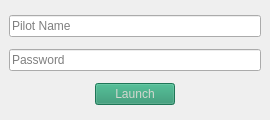
<?xml version="1.0" encoding="UTF-8"?>
<ui version="4.0">
 <class>main_window</class>
 <widget class="QMainWindow" name="main_window">
  <property name="geometry">
   <rect>
    <x>0</x>
    <y>0</y>
    <width>270</width>
    <height>120</height>
   </rect>
  </property>
  <property name="sizePolicy">
   <sizepolicy hsizetype="Fixed" vsizetype="Fixed">
    <horstretch>0</horstretch>
    <verstretch>0</verstretch>
   </sizepolicy>
  </property>
  <property name="minimumSize">
   <size>
    <width>270</width>
    <height>120</height>
   </size>
  </property>
  <property name="maximumSize">
   <size>
    <width>270</width>
    <height>120</height>
   </size>
  </property>
  <property name="windowTitle">
   <string>Rocket Launcher</string>
  </property>
  <widget class="QWidget" name="central_widget">
   <layout class="QVBoxLayout" name="verticalLayout">
    <item>
     <widget class="QLineEdit" name="pilot_input">
      <property name="placeholderText">
       <string>Pilot Name</string>
      </property>
     </widget>
    </item>
    <item>
     <widget class="QLineEdit" name="password_input">
      <property name="frame">
       <bool>true</bool>
      </property>
      <property name="echoMode">
       <enum>QLineEdit::Password</enum>
      </property>
      <property name="placeholderText">
       <string>Password</string>
      </property>
     </widget>
    </item>
    <item>
     <layout class="QHBoxLayout" name="horizontalLayout">
      <item>
       <spacer name="horizontalSpacer">
        <property name="orientation">
         <enum>Qt::Horizontal</enum>
        </property>
        <property name="sizeHint" stdset="0">
         <size>
          <width>40</width>
          <height>20</height>
         </size>
        </property>
       </spacer>
      </item>
      <item>
       <widget class="QPushButton" name="launch_button">
        <property name="enabled">
         <bool>false</bool>
        </property>
        <property name="palette">
         <palette>
          <active>
           <colorrole role="WindowText">
            <brush brushstyle="SolidPattern">
             <color alpha="255">
              <red>0</red>
              <green>0</green>
              <blue>0</blue>
             </color>
            </brush>
           </colorrole>
           <colorrole role="Button">
            <brush brushstyle="SolidPattern">
             <color alpha="255">
              <red>38</red>
              <green>144</green>
              <blue>106</blue>
             </color>
            </brush>
           </colorrole>
           <colorrole role="Light">
            <brush brushstyle="SolidPattern">
             <color alpha="255">
              <red>57</red>
              <green>216</green>
              <blue>159</blue>
             </color>
            </brush>
           </colorrole>
           <colorrole role="Midlight">
            <brush brushstyle="SolidPattern">
             <color alpha="255">
              <red>47</red>
              <green>180</green>
              <blue>132</blue>
             </color>
            </brush>
           </colorrole>
           <colorrole role="Dark">
            <brush brushstyle="SolidPattern">
             <color alpha="255">
              <red>19</red>
              <green>72</green>
              <blue>53</blue>
             </color>
            </brush>
           </colorrole>
           <colorrole role="Mid">
            <brush brushstyle="SolidPattern">
             <color alpha="255">
              <red>25</red>
              <green>96</green>
              <blue>71</blue>
             </color>
            </brush>
           </colorrole>
           <colorrole role="Text">
            <brush brushstyle="SolidPattern">
             <color alpha="255">
              <red>0</red>
              <green>0</green>
              <blue>0</blue>
             </color>
            </brush>
           </colorrole>
           <colorrole role="BrightText">
            <brush brushstyle="SolidPattern">
             <color alpha="255">
              <red>255</red>
              <green>255</green>
              <blue>255</blue>
             </color>
            </brush>
           </colorrole>
           <colorrole role="ButtonText">
            <brush brushstyle="SolidPattern">
             <color alpha="255">
              <red>255</red>
              <green>255</green>
              <blue>255</blue>
             </color>
            </brush>
           </colorrole>
           <colorrole role="Base">
            <brush brushstyle="SolidPattern">
             <color alpha="255">
              <red>255</red>
              <green>255</green>
              <blue>255</blue>
             </color>
            </brush>
           </colorrole>
           <colorrole role="Window">
            <brush brushstyle="SolidPattern">
             <color alpha="255">
              <red>38</red>
              <green>144</green>
              <blue>106</blue>
             </color>
            </brush>
           </colorrole>
           <colorrole role="Shadow">
            <brush brushstyle="SolidPattern">
             <color alpha="255">
              <red>0</red>
              <green>0</green>
              <blue>0</blue>
             </color>
            </brush>
           </colorrole>
           <colorrole role="AlternateBase">
            <brush brushstyle="SolidPattern">
             <color alpha="255">
              <red>146</red>
              <green>199</green>
              <blue>180</blue>
             </color>
            </brush>
           </colorrole>
           <colorrole role="ToolTipBase">
            <brush brushstyle="SolidPattern">
             <color alpha="255">
              <red>255</red>
              <green>255</green>
              <blue>220</blue>
             </color>
            </brush>
           </colorrole>
           <colorrole role="ToolTipText">
            <brush brushstyle="SolidPattern">
             <color alpha="255">
              <red>0</red>
              <green>0</green>
              <blue>0</blue>
             </color>
            </brush>
           </colorrole>
           <colorrole role="PlaceholderText">
            <brush brushstyle="SolidPattern">
             <color alpha="128">
              <red>0</red>
              <green>0</green>
              <blue>0</blue>
             </color>
            </brush>
           </colorrole>
          </active>
          <inactive>
           <colorrole role="WindowText">
            <brush brushstyle="SolidPattern">
             <color alpha="255">
              <red>0</red>
              <green>0</green>
              <blue>0</blue>
             </color>
            </brush>
           </colorrole>
           <colorrole role="Button">
            <brush brushstyle="SolidPattern">
             <color alpha="255">
              <red>38</red>
              <green>144</green>
              <blue>106</blue>
             </color>
            </brush>
           </colorrole>
           <colorrole role="Light">
            <brush brushstyle="SolidPattern">
             <color alpha="255">
              <red>57</red>
              <green>216</green>
              <blue>159</blue>
             </color>
            </brush>
           </colorrole>
           <colorrole role="Midlight">
            <brush brushstyle="SolidPattern">
             <color alpha="255">
              <red>47</red>
              <green>180</green>
              <blue>132</blue>
             </color>
            </brush>
           </colorrole>
           <colorrole role="Dark">
            <brush brushstyle="SolidPattern">
             <color alpha="255">
              <red>19</red>
              <green>72</green>
              <blue>53</blue>
             </color>
            </brush>
           </colorrole>
           <colorrole role="Mid">
            <brush brushstyle="SolidPattern">
             <color alpha="255">
              <red>25</red>
              <green>96</green>
              <blue>71</blue>
             </color>
            </brush>
           </colorrole>
           <colorrole role="Text">
            <brush brushstyle="SolidPattern">
             <color alpha="255">
              <red>0</red>
              <green>0</green>
              <blue>0</blue>
             </color>
            </brush>
           </colorrole>
           <colorrole role="BrightText">
            <brush brushstyle="SolidPattern">
             <color alpha="255">
              <red>255</red>
              <green>255</green>
              <blue>255</blue>
             </color>
            </brush>
           </colorrole>
           <colorrole role="ButtonText">
            <brush brushstyle="SolidPattern">
             <color alpha="255">
              <red>255</red>
              <green>255</green>
              <blue>255</blue>
             </color>
            </brush>
           </colorrole>
           <colorrole role="Base">
            <brush brushstyle="SolidPattern">
             <color alpha="255">
              <red>255</red>
              <green>255</green>
              <blue>255</blue>
             </color>
            </brush>
           </colorrole>
           <colorrole role="Window">
            <brush brushstyle="SolidPattern">
             <color alpha="255">
              <red>38</red>
              <green>144</green>
              <blue>106</blue>
             </color>
            </brush>
           </colorrole>
           <colorrole role="Shadow">
            <brush brushstyle="SolidPattern">
             <color alpha="255">
              <red>0</red>
              <green>0</green>
              <blue>0</blue>
             </color>
            </brush>
           </colorrole>
           <colorrole role="AlternateBase">
            <brush brushstyle="SolidPattern">
             <color alpha="255">
              <red>146</red>
              <green>199</green>
              <blue>180</blue>
             </color>
            </brush>
           </colorrole>
           <colorrole role="ToolTipBase">
            <brush brushstyle="SolidPattern">
             <color alpha="255">
              <red>255</red>
              <green>255</green>
              <blue>220</blue>
             </color>
            </brush>
           </colorrole>
           <colorrole role="ToolTipText">
            <brush brushstyle="SolidPattern">
             <color alpha="255">
              <red>0</red>
              <green>0</green>
              <blue>0</blue>
             </color>
            </brush>
           </colorrole>
           <colorrole role="PlaceholderText">
            <brush brushstyle="SolidPattern">
             <color alpha="128">
              <red>0</red>
              <green>0</green>
              <blue>0</blue>
             </color>
            </brush>
           </colorrole>
          </inactive>
          <disabled>
           <colorrole role="WindowText">
            <brush brushstyle="SolidPattern">
             <color alpha="255">
              <red>19</red>
              <green>72</green>
              <blue>53</blue>
             </color>
            </brush>
           </colorrole>
           <colorrole role="Button">
            <brush brushstyle="SolidPattern">
             <color alpha="255">
              <red>38</red>
              <green>144</green>
              <blue>106</blue>
             </color>
            </brush>
           </colorrole>
           <colorrole role="Light">
            <brush brushstyle="SolidPattern">
             <color alpha="255">
              <red>57</red>
              <green>216</green>
              <blue>159</blue>
             </color>
            </brush>
           </colorrole>
           <colorrole role="Midlight">
            <brush brushstyle="SolidPattern">
             <color alpha="255">
              <red>47</red>
              <green>180</green>
              <blue>132</blue>
             </color>
            </brush>
           </colorrole>
           <colorrole role="Dark">
            <brush brushstyle="SolidPattern">
             <color alpha="255">
              <red>19</red>
              <green>72</green>
              <blue>53</blue>
             </color>
            </brush>
           </colorrole>
           <colorrole role="Mid">
            <brush brushstyle="SolidPattern">
             <color alpha="255">
              <red>25</red>
              <green>96</green>
              <blue>71</blue>
             </color>
            </brush>
           </colorrole>
           <colorrole role="Text">
            <brush brushstyle="SolidPattern">
             <color alpha="255">
              <red>19</red>
              <green>72</green>
              <blue>53</blue>
             </color>
            </brush>
           </colorrole>
           <colorrole role="BrightText">
            <brush brushstyle="SolidPattern">
             <color alpha="255">
              <red>255</red>
              <green>255</green>
              <blue>255</blue>
             </color>
            </brush>
           </colorrole>
           <colorrole role="ButtonText">
            <brush brushstyle="SolidPattern">
             <color alpha="255">
              <red>211</red>
              <green>215</green>
              <blue>207</blue>
             </color>
            </brush>
           </colorrole>
           <colorrole role="Base">
            <brush brushstyle="SolidPattern">
             <color alpha="255">
              <red>38</red>
              <green>144</green>
              <blue>106</blue>
             </color>
            </brush>
           </colorrole>
           <colorrole role="Window">
            <brush brushstyle="SolidPattern">
             <color alpha="255">
              <red>38</red>
              <green>144</green>
              <blue>106</blue>
             </color>
            </brush>
           </colorrole>
           <colorrole role="Shadow">
            <brush brushstyle="SolidPattern">
             <color alpha="255">
              <red>0</red>
              <green>0</green>
              <blue>0</blue>
             </color>
            </brush>
           </colorrole>
           <colorrole role="AlternateBase">
            <brush brushstyle="SolidPattern">
             <color alpha="255">
              <red>38</red>
              <green>144</green>
              <blue>106</blue>
             </color>
            </brush>
           </colorrole>
           <colorrole role="ToolTipBase">
            <brush brushstyle="SolidPattern">
             <color alpha="255">
              <red>255</red>
              <green>255</green>
              <blue>220</blue>
             </color>
            </brush>
           </colorrole>
           <colorrole role="ToolTipText">
            <brush brushstyle="SolidPattern">
             <color alpha="255">
              <red>0</red>
              <green>0</green>
              <blue>0</blue>
             </color>
            </brush>
           </colorrole>
           <colorrole role="PlaceholderText">
            <brush brushstyle="SolidPattern">
             <color alpha="128">
              <red>0</red>
              <green>0</green>
              <blue>0</blue>
             </color>
            </brush>
           </colorrole>
          </disabled>
         </palette>
        </property>
        <property name="text">
         <string>Launch</string>
        </property>
       </widget>
      </item>
      <item>
       <spacer name="horizontalSpacer_2">
        <property name="orientation">
         <enum>Qt::Horizontal</enum>
        </property>
        <property name="sizeHint" stdset="0">
         <size>
          <width>40</width>
          <height>20</height>
         </size>
        </property>
       </spacer>
      </item>
     </layout>
    </item>
   </layout>
  </widget>
  <action name="action_new_database">
   <property name="icon">
    <iconset theme="window-new">
     <normaloff>.</normaloff>.</iconset>
   </property>
   <property name="text">
    <string>New Database</string>
   </property>
   <property name="statusTip">
    <string>Create a new database for another set of accounts</string>
   </property>
  </action>
  <action name="action_open_database">
   <property name="icon">
    <iconset theme="window">
     <normaloff>.</normaloff>.</iconset>
   </property>
   <property name="text">
    <string>Open Database</string>
   </property>
   <property name="statusTip">
    <string>Open another database of accounts</string>
   </property>
  </action>
  <action name="action_new_account">
   <property name="icon">
    <iconset theme="document-new">
     <normaloff>.</normaloff>.</iconset>
   </property>
   <property name="text">
    <string>New Account</string>
   </property>
   <property name="statusTip">
    <string>Create a new account</string>
   </property>
  </action>
  <action name="action_edit_account">
   <property name="icon">
    <iconset theme="document-properties">
     <normaloff>.</normaloff>.</iconset>
   </property>
   <property name="text">
    <string>Edit Account</string>
   </property>
   <property name="statusTip">
    <string>Edit the currently selected account</string>
   </property>
  </action>
  <action name="action_delete_account">
   <property name="icon">
    <iconset theme="edit-delete">
     <normaloff>.</normaloff>.</iconset>
   </property>
   <property name="text">
    <string>Delete Account</string>
   </property>
   <property name="statusTip">
    <string>Delete the currently selected account</string>
   </property>
  </action>
  <action name="action_help">
   <property name="icon">
    <iconset theme="help">
     <normaloff>.</normaloff>.</iconset>
   </property>
   <property name="text">
    <string>Help</string>
   </property>
   <property name="toolTip">
    <string>Help</string>
   </property>
   <property name="statusTip">
    <string>Show the help documentation</string>
   </property>
   <property name="shortcut">
    <string>F1</string>
   </property>
  </action>
  <action name="action_about">
   <property name="icon">
    <iconset theme="help-about">
     <normaloff>.</normaloff>.</iconset>
   </property>
   <property name="text">
    <string>About</string>
   </property>
   <property name="toolTip">
    <string>About</string>
   </property>
   <property name="statusTip">
    <string>Show information about this application</string>
   </property>
  </action>
 </widget>
 <resources/>
 <connections/>
</ui>
